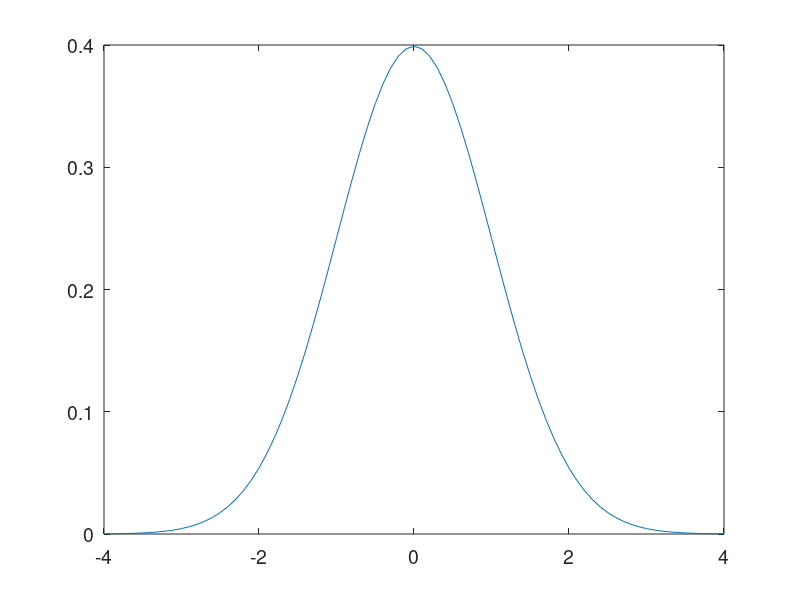
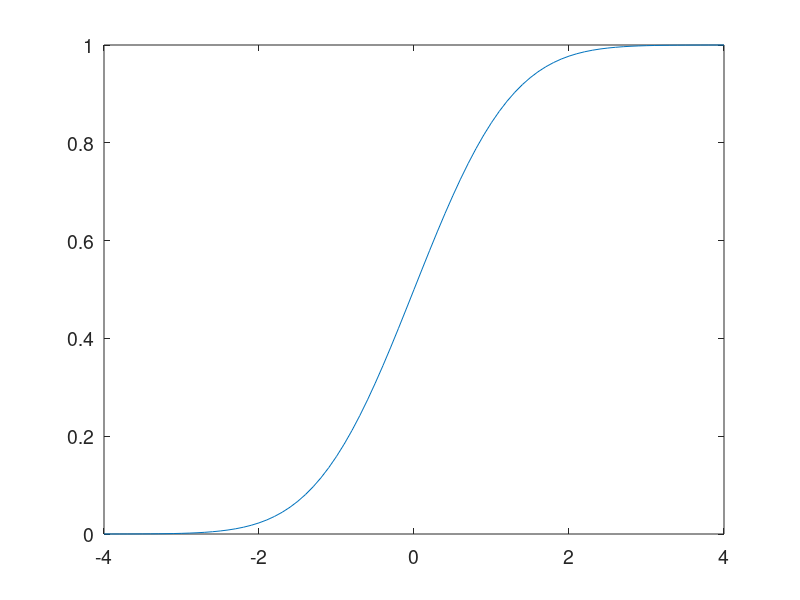

MATLAB code for these plots, in order:
x = -4:.1:4;
norm = normpdf(x,0,1);
figure;
plot(x,norm);
xlhand = get(gca,'xlabel');
set(gca,'FontSize',14);


x = -4:.1:4;
norm = normcdf(x,0,1);
figure;
plot(x,norm);
set(gca,'FontSize',14);